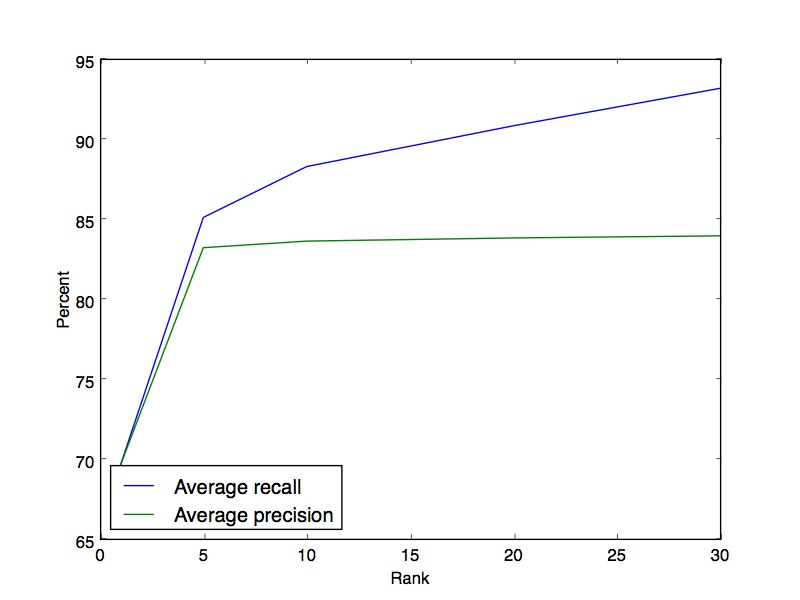

Python code for this plot:
from matplotlib import pyplot as plt

recall = [69.71, 85.16, 88.34, 90.89, 93.23]
precision = [69.71, 83.27, 83.68, 83.88, 84.01]

rank = [1, 5, 10, 20, 30]

plt.plot(rank, recall, label='Average recall')
plt.plot(rank, precision, label='Average precision')
plt.legend(loc=3)
plt.xlabel('Rank')
plt.ylabel('Percent')
plt.show()
